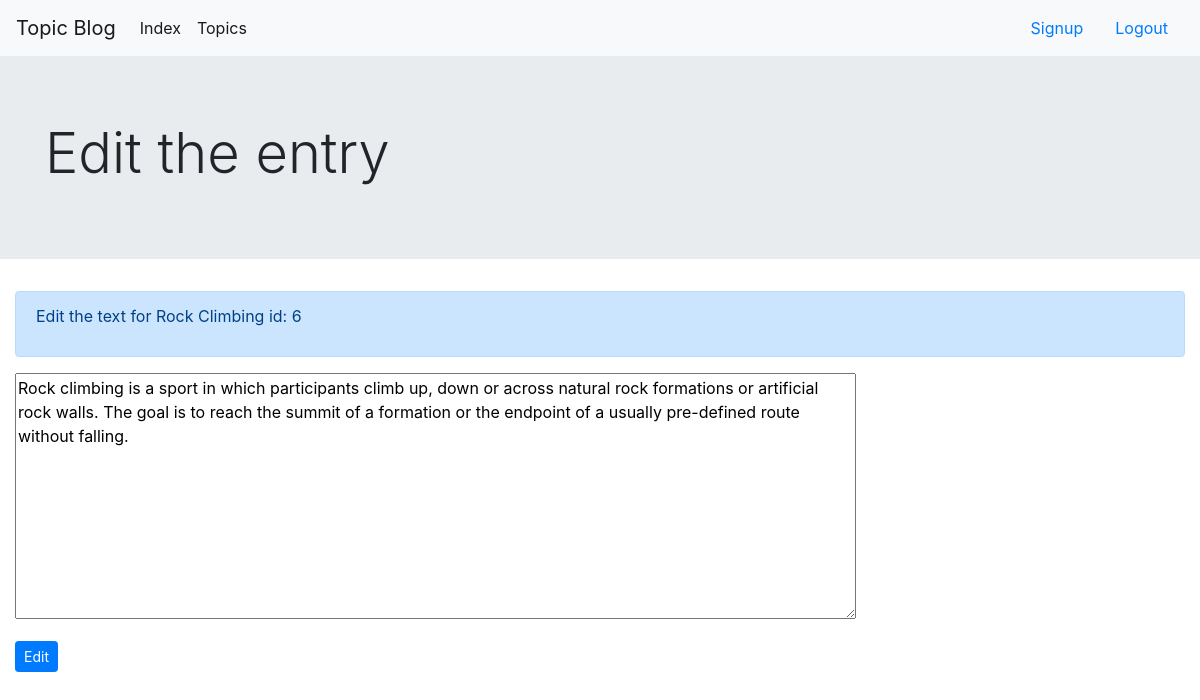
Page /edit_entry/6 (signed in) on the committed database.
### topicApp/models.py (models this page shows, shortened)
class Entry(models.Model):
    topic = models.ForeignKey(Topic, on_delete=models.CASCADE)
    text = models.TextField()
    date_added = models.DateTimeField(auto_now_add=True)
    class Meta:
        verbose_name_plural = 'Entries'

class Topic(models.Model):
    text = models.CharField(max_length=100)
    date_added = models.DateTimeField(auto_now_add=True)
    def __str__(self):
        return self.text

### topicApp/views.py (the view)
# urls.py: url(r'edit_entry/(?P<entry_id>\d+)', views.edit_entry, name='edit_entry')
@ login_required(login_url = '/users/login')
def edit_entry(request, entry_id):
    entry = Entry.objects.get(id =entry_id)
    topic = entry.topic
    if request.method == "POST":
        form = EntryForm(instance= entry, data=request.POST)
        if form.is_valid():
            form.save()
            return HttpResponseRedirect(reverse('topic', args=[topic.id]))
    else:
        form = EntryForm(instance=entry)
    return render(request, 'topicApp/edit_entry.html', {'form':form,
                                                        'entry': entry})

### topicApp/forms.py
class EntryForm(forms.ModelForm):
    class Meta:
        model = Entry
        fields = ['text']
        labels = {'text': ''}
        widgets = {'text': forms.Textarea(attrs={'cols':80})}

### templates/topicApp/edit_entry.html (shortened to what this page needs)
{% extends 'topicApp/base.html' %}
{% block bodyBlock %}
    <div class="jumbotron jumbotron-fluid">
        <div class="container">
            <h1 class="display-4">Edit the entry</h1>
        </div>
    </div>
    <div class="container-fluid">
        <form method="post">
            <div class="alert alert-primary" role="alert">
            <p> Edit the text for {{ entry.topic }} id: {{ entry.id }}</p>
            </div>
            {{ form.as_p}}
            <button type="submit" class="btn btn-primary btn-sm" value="Edit">
                Edit
            </button>
        </form>
    </div>
{% endblock %}

### rows in the picture
Entry: topic "Rock Climbing", id "6", text "Rock climbing is a sport in which participants climb up, down or across natural rock formations or artificial rock walls. The goal is to reach the summit of a formation or the endpoint of a usually pre-defined route without falling."
